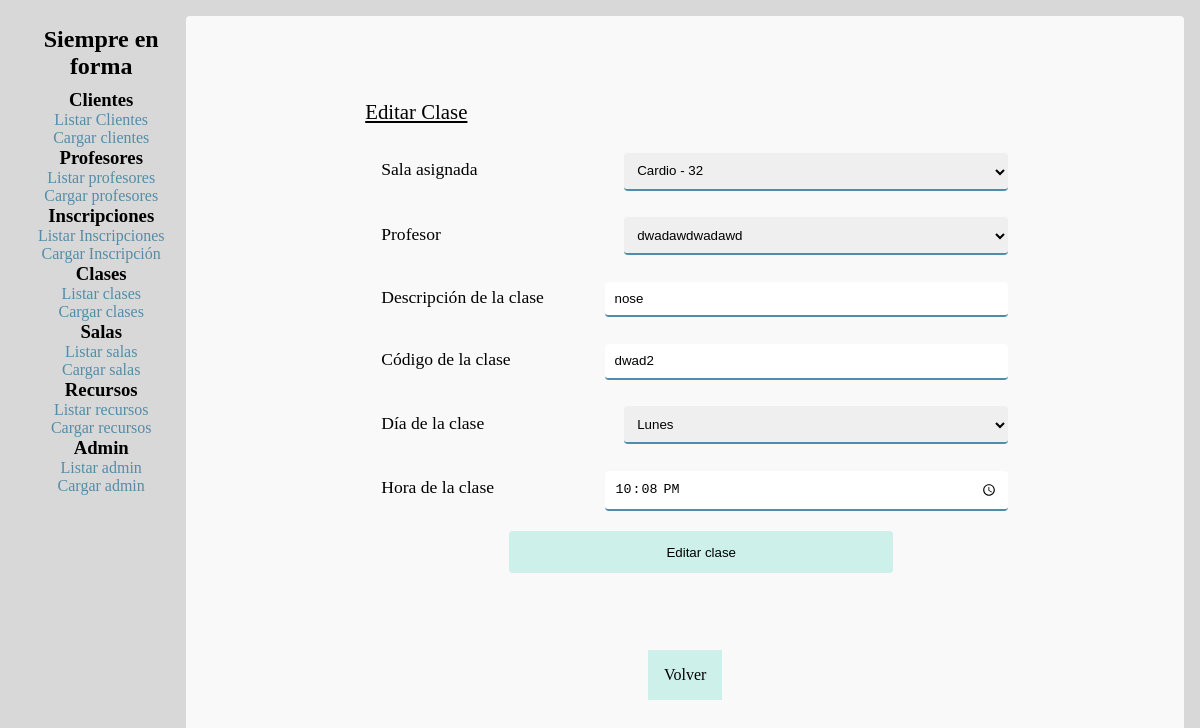
/code/clases/editar-clase.php?id=1, run on the app's committed database.
### tables this page shows
CREATE TABLE `clases` (
  `idclase` int(11) NOT NULL,
  `idsala` int(11) NOT NULL,
  `idprofesor` int(11) NOT NULL,
  `descripcion` varchar(150) NOT NULL,
  `codigo` varchar(5) NOT NULL,
  `dia` varchar(10) NOT NULL,
  `hora` varchar(5) NOT NULL,
  `eliminado` char(1) NOT NULL DEFAULT '0'
);

### code/clases/editar-clase.php (the view, shortened to what this page needs)
<?php
require_once("../conexion.php");
$idClase = mysqli_real_escape_string($link, $_GET["id"]);
$claseActualSQL = "SELECT idclase, idsala, idprofesor, descripcion, codigo, hora, dia FROM clases WHERE idclase = $idClase;";
$claseActualConsulta = mysqli_query($link, $claseActualSQL);
$claseActualFila = mysqli_fetch_assoc($claseActualConsulta);
$listaSalasSQL = "SELECT idsala, num, tipo FROM salas";
$listaSalasConsulta = mysqli_query($link, $listaSalasSQL);
$listaProfesoresSQL = "SELECT idprofesor, nomape FROM profesores";
$listaProfesoresConsulta = mysqli_query($link, $listaProfesoresSQL);
?>
<!DOCTYPE html>
<html>
<?php include_once("../_header.php"); ?>
<body>
<?php include_once("../_navbar.php"); ?>
	<main class="CONTENEDOR">
		<form class="FORMULARIO" method="POST">
			<legend>Editar Clase</legend>
			<fieldset class="FORMULARIO__parte">
				<section>
				<label class="FORMULARIO__label" for="idsala">Sala asignada</label>
				<select class="FORMULARIO__select" name="idsala" id="idsala" required autofocus>
					<?php while($sala = mysqli_fetch_assoc($listaSalasConsulta)):
						if($sala["idsala"] === $claseActualFila["idsala"]) $selected = "selected=\"selected\"";
						else $selected = "";
					?>
						<option value="<?= $sala["idsala"] ?>" <?= $selected ?>><?= $sala["tipo"] ?> - <?= $sala["num"]?></option>
					<?php endwhile; ?>
				</select>
				</section>
				<section>
					<label class="FORMULARIO__label" for="idprofesor">Profesor</label>
					<select class="FORMULARIO__select" name="idprofesor" id="idprofesor" required>
						<?php while($profesor = mysqli_fetch_assoc($listaProfesoresConsulta)):
							if($profesor["idprofesor"] === $claseActualFila["idprofesor"]) $selected = "selected=\"selected\"";
							else $selected = "";
						?>
							<option value="<?= $profesor["idprofesor"] ?>" <?= $selected ?>><?= $profesor["nomape"] ?></option>
						<?php endwhile; ?>
					</select>
				</section>
				<section>
					<label class="FORMULARIO__label" for="descripcion">Descripción de la clase</label>
					<input class="FORMULARIO__input" type="text" name="descripcion" id="descripcion" value="<?= $claseActualFila["descripcion"] ?>" required autofocus>
				</section>
				<section>
					<label class="FORMULARIO__label" for="codigo">Código de la clase</label>
					<input class="FORMULARIO__input" type="text" name="codigo" id="codigo" value="<?= $claseActualFila["codigo"] ?>" required autofocus>
				</section>
				<section>
					<label class="FORMULARIO__label" for="dia">Día de la clase</label>
					<select class="FORMULARIO__select" name="dia" id="dia" required>
						<?php
						$diasSemana = ["Lunes", "Martes", "Miércoles", "Jueves", "Viernes", "Sábado", "Domingo"];
						for($diaIndex = 0; $diaIndex < sizeof($diasSemana); $diaIndex++):
							if($diasSemana[$diaIndex] === $claseActualFila["dia"]) $selected = "selected=\"selected\"";
							else $selected = "";
						?>
						<option value="<?= $diasSemana[$diaIndex] ?>" <?= $selected ?>><?= $diasSemana[$diaIndex] ?></option>
						<?php endfor; ?>
					</select>
				</section>
				<section>
					<label class="FORMULARIO__label" for="hora">Hora de la clase</label>
					<input class="FORMULARIO__input" type="time" name="hora" id="hora" value="<?= $claseActualFila["hora"] ?>" required autofocus>
				</section>
				<input class="FORMULARIO__submit" type="submit" value="Editar clase" name="cargar">
			</fieldset>
		</form>
		<a class="BOTON" href="../index.php">Volver</a>
	</main>
</body>
</html>

### code/css/style.css (style rules this page uses)
:root { --color1:#FDF6F0; --color2:#548CA8; --color3:#F9F9F9; --color4:#CDF0EA; }
* { margin: 0; padding: 0; }
body { background: rgba(200,200,200,70%); display: flex; justify-content: space-between; padding: 1em; }
a { color: var(--color2); text-decoration: none; transition:color 1s; }
.CONTENEDOR,main { border: 3px var(--color4); border-radius: 4px; background-color: var(--color3); padding: 1em; width: 85vw; height: 90vh; display: flex; flex-direction: column; justify-content: center; align-content: center; }

### code/css/forms.css (style rules this page uses)
.FORMULARIO,form { display: flex; flex-direction: column; align-self: center; justify-self: center; width: 40em; padding: 2em; }
.FORMULARIO__parte,fieldset { padding: 1em; width: 40em; border:none; display: flex; flex-direction: column; }
.FORMULARIO__legend,legend { text-decoration: underline; font-size: 1.3em; }
.FORMULARIO__label,label { margin: .3em 0; font-size: 1.1em; }
.FORMULARIO__input, .FORMULARIO__select, input,select { width: 60%; padding: .7em; border: none; margin: 1em; border-radius: 4px; border-bottom: 2px solid var(--color2) }
.FORMULARIO__submit { border: none; border-radius: 4px; padding: 1em; width: 60%; margin-top:.5em; background-color: var(--color4); transition: background-color 2s; cursor: pointer; align-self: center }
.BOTON { margin: 1rem; padding: 1em; align-self: center; text-align: center; background-color: var(--color4); color: black; }
.FORMULARIO__section,section { display: flex; justify-content: space-between; align-items: baseline; }

### data on the page
clases: descripcion "nose", codigo "dwad2", hora "22:08"

### other printed values
form field idsala "Cardio - 32"
form field idprofesor "dwadawdwadawd"
form field dia "Lunes"
